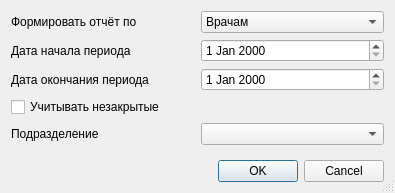
<?xml version="1.0" encoding="UTF-8"?>
<ui version="4.0">
 <class>ReportSickLeaveByPersonSetupDialog</class>
 <widget class="QDialog" name="ReportSickLeaveByPersonSetupDialog">
  <property name="windowModality">
   <enum>Qt::ApplicationModal</enum>
  </property>
  <property name="geometry">
   <rect>
    <x>0</x>
    <y>0</y>
    <width>395</width>
    <height>193</height>
   </rect>
  </property>
  <property name="sizePolicy">
   <sizepolicy hsizetype="Preferred" vsizetype="Preferred">
    <horstretch>0</horstretch>
    <verstretch>0</verstretch>
   </sizepolicy>
  </property>
  <property name="windowTitle">
   <string>параметры отчёта</string>
  </property>
  <property name="sizeGripEnabled">
   <bool>true</bool>
  </property>
  <layout class="QGridLayout" name="gridLayout">
   <item row="0" column="1">
    <widget class="QComboBox" name="cmbForming">
     <item>
      <property name="text">
       <string>Врачам</string>
      </property>
     </item>
     <item>
      <property name="text">
       <string>Отделениям</string>
      </property>
     </item>
    </widget>
   </item>
   <item row="1" column="0">
    <widget class="QLabel" name="lblBegDate">
     <property name="text">
      <string>Дата начала периода</string>
     </property>
    </widget>
   </item>
   <item row="1" column="1">
    <widget class="QDateEdit" name="edtBegDate"/>
   </item>
   <item row="2" column="0">
    <widget class="QLabel" name="lblEndDate">
     <property name="text">
      <string>Дата окончания периода</string>
     </property>
    </widget>
   </item>
   <item row="2" column="1">
    <widget class="QDateEdit" name="edtEndDate"/>
   </item>
   <item row="4" column="0">
    <widget class="QLabel" name="lblOrgStructure">
     <property name="text">
      <string>Подразделение</string>
     </property>
    </widget>
   </item>
   <item row="4" column="1">
    <widget class="COrgStructureComboBox" name="cmbOrgStructure"/>
   </item>
   <item row="6" column="1">
    <spacer name="verticalSpacer">
     <property name="orientation">
      <enum>Qt::Vertical</enum>
     </property>
     <property name="sizeHint" stdset="0">
      <size>
       <width>20</width>
       <height>40</height>
      </size>
     </property>
    </spacer>
   </item>
   <item row="8" column="0" colspan="2">
    <widget class="QDialogButtonBox" name="buttonBox">
     <property name="orientation">
      <enum>Qt::Horizontal</enum>
     </property>
     <property name="standardButtons">
      <set>QDialogButtonBox::Cancel|QDialogButtonBox::Ok</set>
     </property>
    </widget>
   </item>
   <item row="0" column="0">
    <widget class="QLabel" name="lblForming">
     <property name="text">
      <string>Формировать отчёт по</string>
     </property>
    </widget>
   </item>
   <item row="3" column="0">
    <widget class="QCheckBox" name="chkOpen">
     <property name="text">
      <string>Учитывать незакрытые</string>
     </property>
    </widget>
   </item>
  </layout>
 </widget>
 <customwidgets>
  <customwidget>
   <class>COrgStructureComboBox</class>
   <extends>QComboBox</extends>
   <header>Orgs/OrgStructComboBoxes.h</header>
  </customwidget>
 </customwidgets>
 <resources/>
 <connections>
  <connection>
   <sender>buttonBox</sender>
   <signal>accepted()</signal>
   <receiver>ReportSickLeaveByPersonSetupDialog</receiver>
   <slot>accept()</slot>
   <hints>
    <hint type="sourcelabel">
     <x>132</x>
     <y>650</y>
    </hint>
    <hint type="destinationlabel">
     <x>65</x>
     <y>418</y>
    </hint>
   </hints>
  </connection>
  <connection>
   <sender>buttonBox</sender>
   <signal>rejected()</signal>
   <receiver>ReportSickLeaveByPersonSetupDialog</receiver>
   <slot>reject()</slot>
   <hints>
    <hint type="sourcelabel">
     <x>245</x>
     <y>650</y>
    </hint>
    <hint type="destinationlabel">
     <x>267</x>
     <y>420</y>
    </hint>
   </hints>
  </connection>
 </connections>
</ui>
